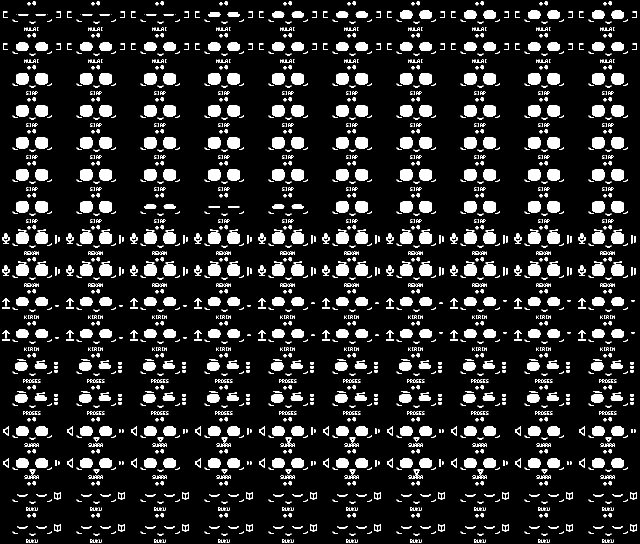
#> input picture exports/oled/atlases/adult-flow.png, 1280 x 1088 px (shown at 1/2 size)
$ python -i mochi_assets.py   (imports and definitions only)
#> lines starting #> are read from the running program, lines starting #| are printed output that depends on the picture; after the words box and inside, x2 and y2 are one past the last pixel; in counts of white or black regions, pixels touching at a corner belong together
#!/usr/bin/env python3
"""Convert Watcher Mochi GIFs -> 1-bit OLED frames, and the pop sound -> PCM.

LOCAL DEMO TOOL. The Dasai GIFs and the "Cute Character Sound" source are
third-party assets licensed for personal use with the Watcher Mochi project;
they are NOT covered by that project's Apache-2.0 source license. This script
therefore writes ONLY into a local, git-ignored output directory and never
copies assets into the repository. Do not commit or redistribute its output.

Inputs (from the local reference clone, path passed on the CLI):
  <mochi>/sd_content/*.gif        63 animations
  <mochi>/main/pop_sound.h        13,600 samples, 16 kHz mono, int16

Outputs (default under firmware/preview/assets/, git-ignored):
  frames/<name>.bin               packed 1-bit page data (128x64 => 1024 bytes)
  frames/index.json               per-name frame count + delay, for the loader
  pop.pcm                         raw little-endian int16 PCM for I2S

Packing matches jalak::Framebuffer::to_page_bytes(): 8 vertical pixels per byte,
LSB = topmost pixel of the page, pages top-to-bottom.

Usage:
  python3 tools/mochi_assets.py --mochi ~/Projects/watcher-mochi-ref \
      --out firmware/preview/assets
  python3 tools/mochi_assets.py --mochi ... --only happy,wink,sleepy,love
"""

from __future__ import annotations

import argparse
import json
import re
import sys
from pathlib import Path

try:
    from PIL import Image, ImageSequence
except ImportError:  # pragma: no cover
    print("Pillow is required (pip install pillow). Not installing automatically.")
    sys.exit(2)

WIDTH = 128
HEIGHT = 64
PAGES = HEIGHT // 8  # 8
MAX_FRAMES = 24      # cap memory/CPU; GIFs longer than this are truncated
THRESHOLD = 128      # luminance cut for 1-bit; fonts/eyes read well near mid


def pack_frame(img: Image.Image) -> bytes:
    """RGBA/L RGB image -> 128x64 1-bit pages, centered, aspect preserved."""
    gray = img.convert("L")
    # Fit inside the panel preserving aspect (never upscale past 1:1 here).
    scale = min(WIDTH / gray.width, HEIGHT / gray.height, 1.0)
    if scale != 1.0:
        gray = gray.resize(
            (max(1, int(gray.width * scale)), max(1, int(gray.height * scale))),
            Image.LANCZOS,
        )
    canvas = Image.new("L", (WIDTH, HEIGHT), 0)  # black background
    canvas.paste(gray, ((WIDTH - gray.width) // 2, (HEIGHT - gray.height) // 2))

    px = canvas.load()
    out = bytearray(WIDTH * PAGES)
    for y in range(HEIGHT):
        page = y // 8
        bit = 1 << (y % 8)
        row = page * WIDTH
        for x in range(WIDTH):
            if px[x, y] >= THRESHOLD:
                out[row + x] |= bit
    return bytes(out)


def convert_gif(path: Path) -> tuple[bytes, int]:
    """Return (concatenated packed frames, frame_count) for one GIF."""
#> called with path = '../exports/oled/atlases/adult-flow.png'
    frames: list[bytes] = []
    delays: list[int] = []
    with Image.open(path) as im:
#> im is the input picture: PIL image 1280x1088 L; 13.2% white; 2384 white regions (822 under 20 px), largest, box (x1, y1, x2, y2) and area: (32, 146, 57, 169) 514, (71, 146, 96, 169) 514, (160, 146, 185, 169) 514
        for frame in ImageSequence.Iterator(im):
            if len(frames) >= MAX_FRAMES:
                break
            frames.append(pack_frame(frame.convert("RGBA")))
            delays.append(frame.info.get("duration", 100))
#> this loop made 1 pass
#> scale in pack_frame on pass 1: 0.0588
#> pass 1, in pack_frame, `gray = gray.resize( (max(1, int(gray.width * scale)), max(1, int(gray...`:
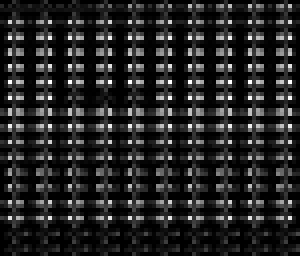
#> gray: PIL image 75x64 L (shown 4 times larger); min 0, max 255, mean 36
#> after the loop, delays = [100]; frames = 1 item
    if not frames:
        raise ValueError(f"no frames in {path}")
    return b"".join(frames), len(frames)


# [58 lines left out: functions parse_pop_sound, main, not called in this run]


# [2 lines not run here, left out]

>>> result = convert_gif('../exports/oled/atlases/adult-flow.png')

$ run again, on exports/oled/atlases/local-ready.png
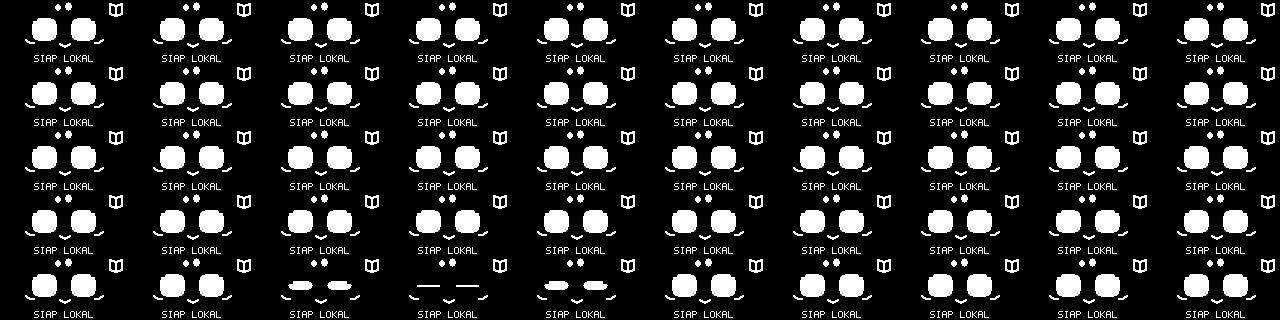
#> input picture exports/oled/atlases/local-ready.png, 1280 x 320 px
#> in convert_gif, im is the input picture: PIL image 1280x320 L; 16.8% white; 850 white regions (450 under 20 px), largest, box (x1, y1, x2, y2) and area: (32, 18, 57, 41) 514, (71, 18, 96, 41) 514, (160, 18, 185, 41) 514
#> the loop in convert_gif, `for frame in ImageSequence.Iterator(im):` made 1 pass
#> scale in pack_frame on pass 1: 0.1
#> pass 1, in pack_frame, `gray = gray.resize( (max(1, int(gray.width * scale)), max(1, int(gray...`:
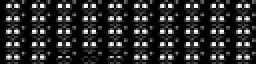
#> gray: PIL image 128x32 L (shown 2 times larger); min 0, max 255, mean 43.6
#> after the loop in convert_gif, `for frame in ImageSequence.Iterator(im):`: delays = [100]; frames = 1 item

$ run again, on exports/oled/atlases/local-speaking.png
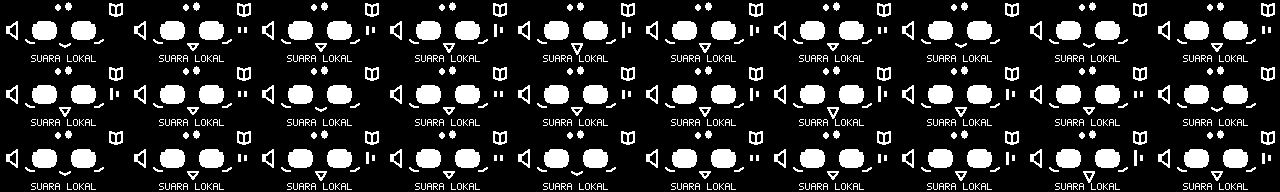
#> input picture exports/oled/atlases/local-speaking.png, 1280 x 192 px
#> in convert_gif, im is the input picture: PIL image 1280x192 L; 17.1% white; 616 white regions (328 under 20 px), largest, box (x1, y1, x2, y2) and area: (32, 21, 57, 40) 414, (71, 21, 96, 40) 414, (160, 21, 185, 40) 414
#> the loop in convert_gif, `for frame in ImageSequence.Iterator(im):` made 1 pass
#> scale in pack_frame on pass 1: 0.1
#> pass 1, in pack_frame, `gray = gray.resize( (max(1, int(gray.width * scale)), max(1, int(gray...`:
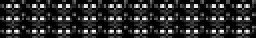
#> gray: PIL image 128x19 L (shown 2 times larger); min 0, max 255, mean 45.2
#> after the loop in convert_gif, `for frame in ImageSequence.Iterator(im):`: delays = [100]; frames = 1 item
